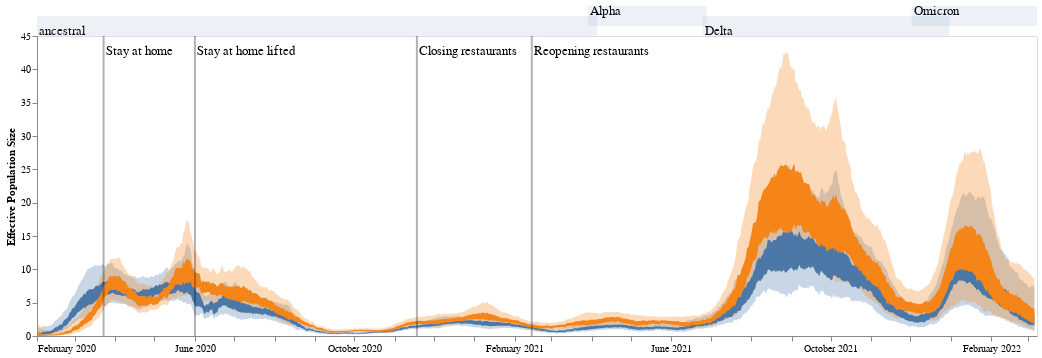

This figure's notebook cell:
### Code cell
ne = (band + line + text + rule + variant_freq); ne

### Figure 1 — Vega-Lite specification as saved in the notebook (floating-point values rounded to 4 significant figures; data arrays with more than 128 entries replaced by an {"elided": "..."} marker saying what was removed)
{"config": {"view": {"continuousWidth": 400, "continuousHeight": 300}}, "layer": [{"mark": {"type": "area", "interpolate": "monotone", "opacity": 0.3}, "encoding": {"color": {"field": "deme", "legend": null, "type": "nominal"}, "x": {"axis": {"grid": false, "title": "Date"}, "field": "date", "type": "temporal"}, "y": {"field": "lower_hpd_log_95", "type": "quantitative"}, "y2": {"field": "upper_hpd_log_95"}}, "height": 300, "transform": [{"filter": "(datum.upper_hpd_log_95 < 95)"}], "width": 1000}, {"mark": {"type": "area", "interpolate": "monotone"}, "encoding": {"color": {"field": "deme", "type": "nominal"}, "x": {"axis": {"format": "%B %Y", "grid": false, "tickCount": "month", "title": "Date"}, "field": "date", "type": "temporal"}, "y": {"axis": {"grid": false, "title": "Effective Population Size"}, "field": "lower_hpd_log_50", "type": "quantitative"}, "y2": {"field": "upper_hpd_log_50"}}, "height": 300, "transform": [{"filter": "(datum.upper_hpd_log_50 < 95)"}], "width": 1000}, {"data": {"name": "data-6a790f61f5a133bed9fa0784e3bfcda8"}, "mark": {"type": "text", "align": "left", "baseline": "middle", "dx": 2, "dy": -135, "size": 13}, "encoding": {"color": {"value": "#000000"}, "text": {"field": "event", "type": "nominal"}, "x": {"axis": {"title": null}, "field": "date", "type": "temporal"}}, "height": 300, "width": 800}, {"data": {"name": "data-6a790f61f5a133bed9fa0784e3bfcda8"}, "mark": {"type": "rule", "color": "black", "opacity": 0.3, "strokeWidth": 2}, "encoding": {"x": {"axis": {"title": null}, "field": "date", "type": "temporal"}}, "height": 300, "width": 800}, {"layer": [{"data": {"name": "data-d49205095a5ca707c3023da49fae5771"}, "mark": {"type": "text", "align": "left", "baseline": "middle", "dx": 2, "dy": -155, "size": 13}, "encoding": {"color": {"value": "#000000"}, "text": {"field": "variant", "type": "nominal"}, "x": {"axis": {"title": null}, "field": "start", "type": "temporal"}}, "height": 300, "transform": [{"filter": "((datum.variant !== 'Alpha') && (datum.variant !== 'Omicron'))"}], "width": 800}, {"data": {"name": "data-d49205095a5ca707c3023da49fae5771"}, "mark": {"type": "text", "align": "left", "baseline": "middle", "dx": 2, "dy": -175, "size": 13}, "encoding": {"color": {"value": "#000000"}, "text": {"field": "variant", "type": "nominal"}, "x": {"axis": {"title": null}, "field": "start", "type": "temporal"}}, "transform": [{"filter": "((datum.variant !== 'ancestral') && (datum.variant !== 'Delta'))"}]}, {"data": {"name": "data-d49205095a5ca707c3023da49fae5771"}, "mark": {"type": "rect", "opacity": 0.1}, "encoding": {"x": {"field": "start", "type": "temporal"}, "x2": {"field": "stop"}, "y": {"value": 0}, "y2": {"value": -20}}, "transform": [{"filter": "((datum.variant !== 'Alpha') && (datum.variant !== 'Omicron'))"}]}, {"data": {"name": "data-d49205095a5ca707c3023da49fae5771"}, "mark": {"type": "rect", "opacity": 0.1}, "encoding": {"x": {"field": "start", "type": "temporal"}, "x2": {"field": "stop"}, "y": {"value": -10}, "y2": {"value": -30}}, "transform": [{"filter": "((datum.variant !== 'ancestral') && (datum.variant !== 'Delta'))"}]}]}], "data": {"name": "data-515df73d30ec9e08c18829e92d1a9abf"}, "$schema": "https://vega.github.io/schema/vega-lite/v4.17.0.json", "datasets": {"data-515df73d30ec9e08c18829e92d1a9abf": {"elided": "1530 records"}, "data-6a790f61f5a133bed9fa0784e3bfcda8": [{"date": "2020-03-23T00:00:00", "event": "Stay at home"}, {"date": "2020-06-01T00:00:00", "event": "Stay at home lifted"}, {"date": "2020-11-18T00:00:00", "event": "Closing restaurants"}, {"date": "2021-02-14T00:00:00", "event": "Reopening restaurants"}], "data-d49205095a5ca707c3023da49fae5771": [{"index": 0, "variant": "ancestral", "start": "2020-02-01", "stop": "2021-04-05"}, {"index": 1, "variant": "Alpha", "start": "2021-03-29", "stop": "2021-06-28"}, {"index": 2, "variant": "Delta", "start": "2021-06-25", "stop": "2021-12-31"}, {"index": 3, "variant": "Omicron", "start": "2021-12-02", "stop": "2022-03-8"}]}}
